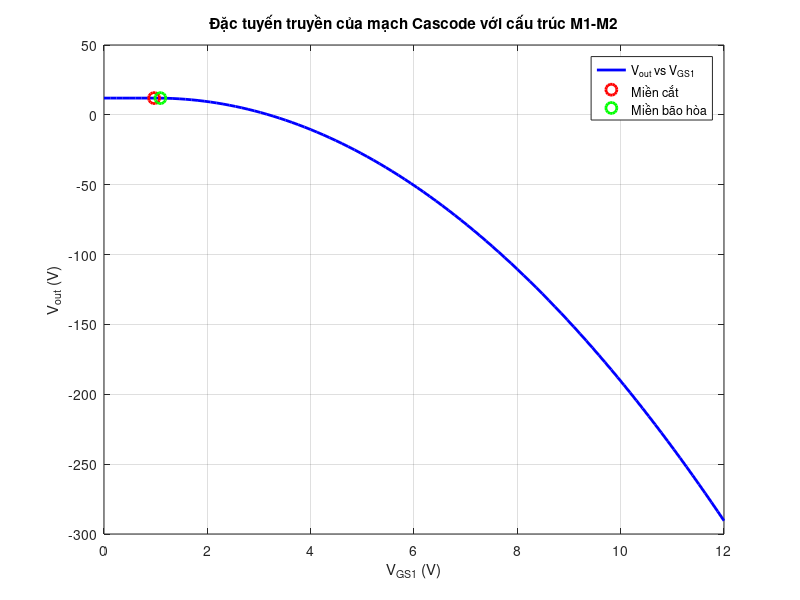

The MATLAB source for this figure:
clc; clear; close all;

% Thông số của transistor MOSFET
Vth = 1;  % Ngưỡng điện áp (V)
k = 0.5e-3; % Hệ số khuếch đại (A/V^2)
Vdd = 12; % Điện áp cung cấp (V)
Rd = 5e3; % Điện trở tải (Ohm)
Vb = 2;  % Điện áp phân cực cho M2

% Dải điện áp cửa - nguồn của M1
Vgs1 = linspace(0, Vdd, 100);
Id = zeros(size(Vgs1));

% Xác định dòng điện Id dựa vào miền hoạt động của MOSFET M1
for i = 1:length(Vgs1)
    if Vgs1(i) < Vth
        Id(i) = 0; % Miền cắt
    else
        Id(i) = k * (Vgs1(i) - Vth)^2; % Miền bão hòa
    end
end

% Điện áp tại nút X (nối giữa M1 và M2)
Vx = Vb - Id * Rd;

% Điện áp ra Vout
Vout = Vdd - Id * Rd;

% Vẽ đặc tuyến truyền
figure;
plot(Vgs1, Vout, 'b', 'LineWidth', 2);
grid on;
xlabel('V_{GS1} (V)');
ylabel('V_{out} (V)');
title('Đặc tuyến truyền của mạch Cascode với cấu trúc M1-M2');
legend('V_{out} vs V_{GS1}');

% Hiển thị miền hoạt động
hold on;
idx_cutoff = find(Vgs1 < Vth, 1, 'last');
idx_active = find(Vgs1 >= Vth, 1, 'first');

plot(Vgs1(idx_cutoff), Vout(idx_cutoff), 'ro', 'MarkerSize', 8, 'LineWidth', 2);
plot(Vgs1(idx_active), Vout(idx_active), 'go', 'MarkerSize', 8, 'LineWidth', 2);
legend('V_{out} vs V_{GS1}', 'Miền cắt', 'Miền bão hòa');

% Xuất kết quả
fprintf('Điểm chuyển chế độ: V_GS1 = %.2f V, V_out = %.2f V\n', Vgs1(idx_active), Vout(idx_active));
